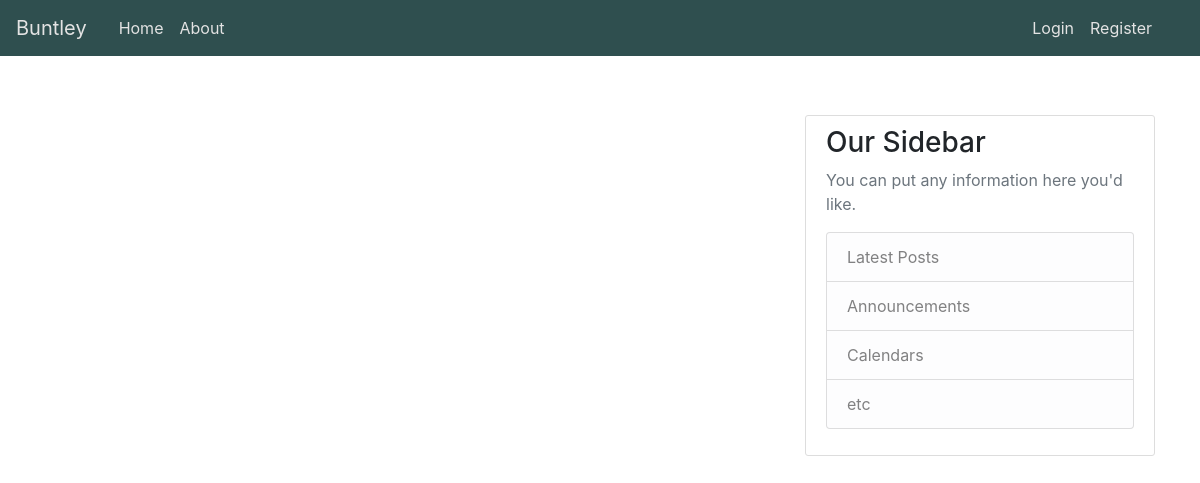
Before: / with the older database file.
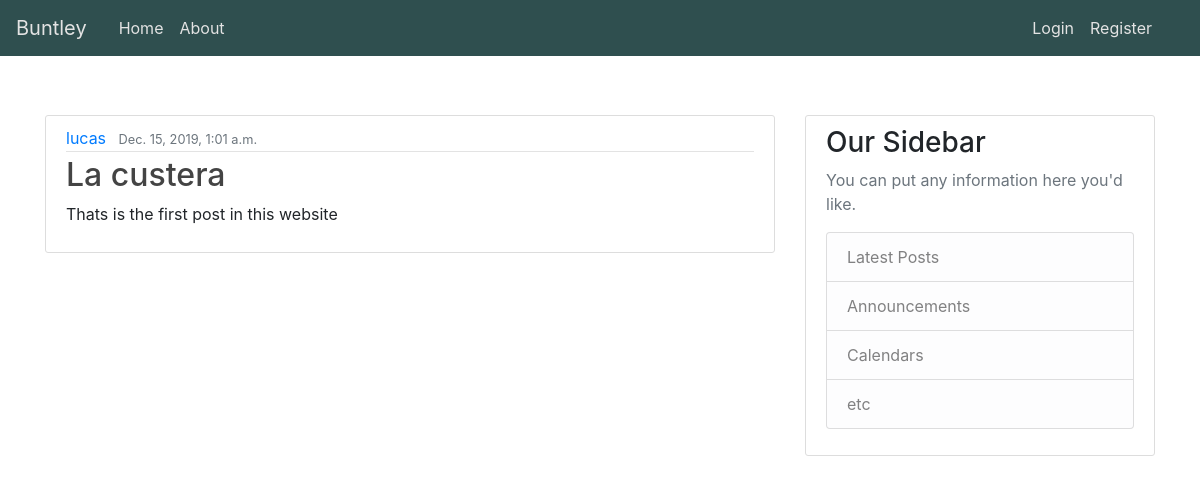
After: the same page with the newer database file.
### blog/models.py (models this page shows, shortened)
class Post(models.Model):
    title = models.CharField(max_length=100)
    content = models.TextField()
    date = models.DateTimeField(default=timezone.now)
    author = models.ForeignKey(User, on_delete=models.CASCADE)

### blog/views.py (the view)
# urls.py: path('', views.home, name='blog-home'),
def home(request):
    context = {
        'posts': Post.objects.all()
        }
    return render(request, 'blog/home.html', context)

### blog/templates/blog/home.html
 {% extends "blog/base.html" %}
 {% block content %}
   {% for post in posts%}
      <article class="media content-section">
        <div class="media-body">
          <div class="article-metadata">
            <a class="mr-2" href="#">{{ post.author }}</a>
            <small class="text-muted">{{ post.date }}</small>
          </div>
          <h2><a class="article-title" href="#">{{ post.title }}</a></h2>
          <p class="article-content">{{ post.content }}</p>
        </div>
      </article>
   {% endfor %}
 {% endblock content %}

### blog/templates/blog/base.html (shortened to what this page needs)
{% load static%}
<!doctype html>
<html lang="en">
  <head>
    <link rel="stylesheet" href="https://stackpath.bootstrapcdn.com/bootstrap/4.3.1/css/bootstrap.min.css">
    <link rel="stylesheet" href="{% static 'main.css'%}">
  </head>
  <body>
    <nav class="navbar navbar-expand-md fixed-top">
      <a class="navbar-brand" href="{% url 'blog-home' %}">Buntley</a>
      <div class="collapse navbar-collapse" id="navbarCollapse">
        <ul class="navbar-nav mr-auto">
          <li class="nav-item active">
            <a class="nav-link" href="{% url 'blog-home' %}">Home <span class="sr-only">(current)</span></a>
          </li>
          <li class="nav-item">
            <a class="nav-link" href="{% url 'blog-about' %}">About</a>
          </li>
        </ul>
      <div class="navbar-nav mr-4">
        <a class="nav-item nav-link" href="">Login</a>
        <a class="nav-item nav-link" href="{% url 'register' %}">Register</a>
      </div>
      </div>
    </nav>
    <main role="main" class="container">
      <div class="row">
        <div class="col-md-8">
          {% block content %}{% endblock %}
        </div>
        <div class="col-md-4">
          <div class="content-section">
            <h3>Our Sidebar</h3>
            <p class='text-muted'>You can put any information here you'd like.
              <ul class="list-group">
                <li class="list-group-item list-group-item-light">Latest Posts</li>
                <li class="list-group-item list-group-item-light">Announcements</li>
                <li class="list-group-item list-group-item-light">Calendars</li>
                <li class="list-group-item list-group-item-light">etc</li>
              </ul>
            </p>
          </div>
        </div>
      </div>
    </main>
  </body>
</html>

### blog/static/main.css (style rules this page uses)
.container { margin-top: 115px; }
.content-section { background: #ffffff; padding: 10px 20px; border: 1px solid #dddddd; border-radius: 3px; margin-bottom: 20px; }
.article-title { color: #444444; }
.article-content { white-space: pre-line; }
.article-metadata { padding-bottom: 1px; margin-bottom: 4px; border-bottom: 1px solid #e3e3e3 }
.navbar { background-color: darkslategrey; }
.nav-link, .nav-link:hover { color: #e3e3e3; }
a.navbar-brand, a.navbar-brand:hover { color: #e3e3e3; margin-right: 1.5rem!important; }

Changed rows visible on the page:
added Post: author "lucas", date "Dec. 15, 2019, 1:01 a.m.", title "La custera", content "Thats is the first post in this website"
